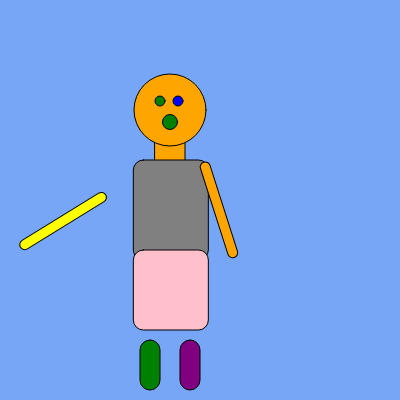
Frame 1 (no input)
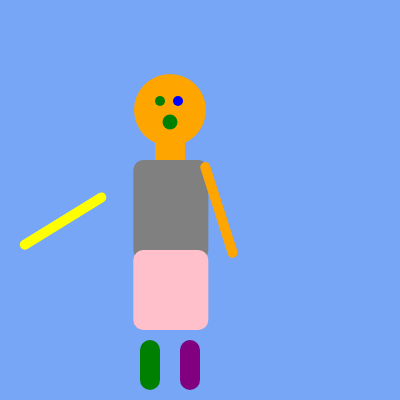
Frame 60 (no input)
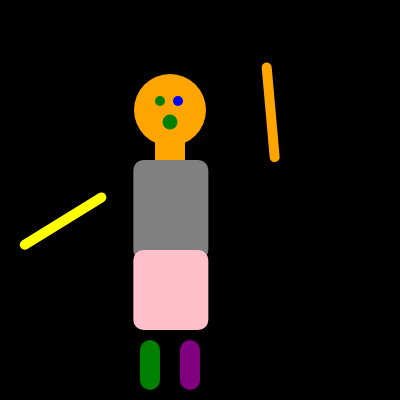
Frame 120 (the mouse pressed at the canvas centre since frame 60)

The p5.js sketch that drew these frames (run headless with seeded random() and noise() and a simulated clock; from frame 60 on, the mouse is pressed at the canvas centre):

// p5.js sketch
// ── sketch.js
function setup() {
  createCanvas(400, 400);
  textAlign(CENTER);
}

function draw() {


  if (mouseIsPressed) {
    background('#000000');

        fill("orange");
        rect(155,140, 30, 30);
        ellipse(170, 110, 72, 72);

        fill("blue");
        ellipse(178, 101, 10, 10);

        fill("green");
        ellipse(160, 101, 10, 10);

        ellipse(170, 122, 15, 15);

        fill("grey");
        rect(width / 3, height / 2.5, 75, 100,10);

        fill("pink");
        rect(width / 3, 250, 75, 80,10);

        fill("purple");
        rect(180,340,20, 50, 10);

        fill("green");
        rect(140,340,20, 50, 10);


        translate (120,180);
        rotate(45);
        fill ("yellow");
        rect(0,20, 10, 100, 200);

        translate (140,-110);
        rotate(90);
        fill ("orange");
        rect(0,80, 10, 100, 200);

        noStroke();


  } else {
    background("#76a6f5");

    fill("orange");
    rect(155,140, 30, 30);
    ellipse(170, 110, 72, 72);

    fill("blue");
    ellipse(178, 101, 10, 10);

    fill("green");
    ellipse(160, 101, 10, 10);

    ellipse(170, 122, 15, 15);

    fill("grey");
    rect(width / 3, height / 2.5, 75, 100,10);

    fill("pink");
    rect(width / 3, 250, 75, 80,10);

    fill("purple");
    rect(180,340,20, 50, 10);

    fill("green");
    rect(140,340,20, 50, 10);


    translate (120,180);
    rotate(45);
    fill ("yellow");
    rect(0,20, 10, 100, 200);

    translate (-50,-95);
    rotate(250);
    fill ("orange");
    rect(0,80, 10, 100, 200);

    noStroke();

  }





  fill(240, 195, 72);





}
